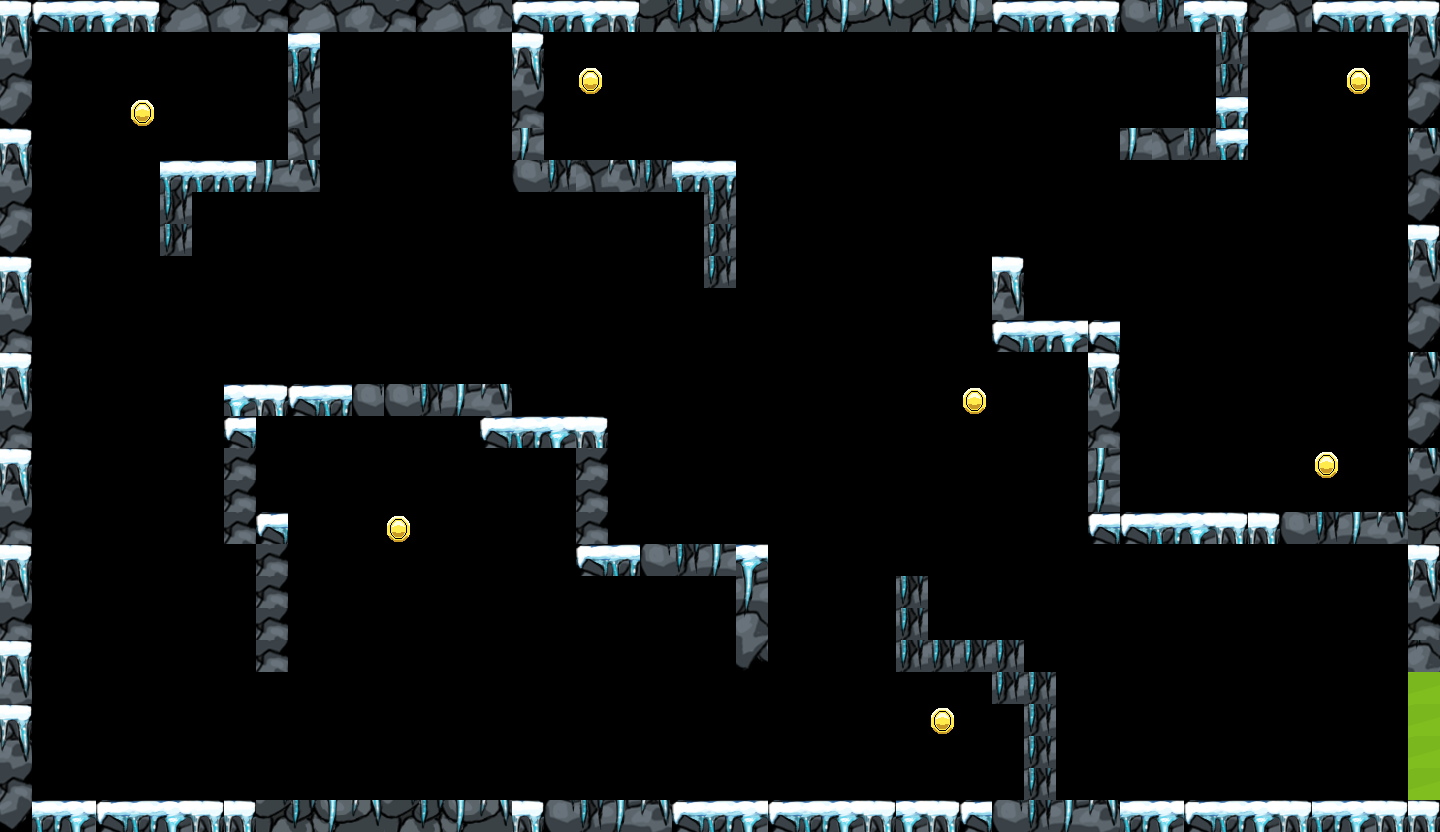

Below is a game level as drawn by its tile map, then a one-line description and the .tmx that defines it (tile-layer data replaced by summaries):
An orthogonal 45x26 tile map with 32x32 px tiles, 3 tile layers (walls, coins, exit), 8 tilesets.

<map version="1.10" tiledversion="1.11.2" orientation="orthogonal" renderorder="right-down" width="45" height="26" tilewidth="32" tileheight="32" infinite="0" nextlayerid="11" nextobjectid="1">
 <tileset firstgid="1" source="tiles_spritesheet.tsx" />
 <tileset firstgid="813" source="cash.tsx" />
 <tileset firstgid="814" source="wall.tsx" />
 <tileset firstgid="830" source="move_wall.tsx" />
 <tileset firstgid="846" source="lava.tsx" />
 <tileset firstgid="847" source="wall2.tsx" />
 <tileset firstgid="863" source="portalsSpriteSheet.tsx" />
 <tileset firstgid="864" source="portal2.tsx" />
 <layer id="1" name="walls" width="45" height="26">
  <data>[1170 cells, 232 non-empty, 18 distinct tile ids]</data>
 </layer>
 <layer id="3" name="coins" width="45" height="26">
  <data>[1170 cells, 7 non-empty, 1 distinct tile ids]</data>
 </layer>
 <layer id="5" name="exit" width="45" height="26">
  <data>[1170 cells, 4 non-empty, 1 distinct tile ids]</data>
 </layer>
</map>
